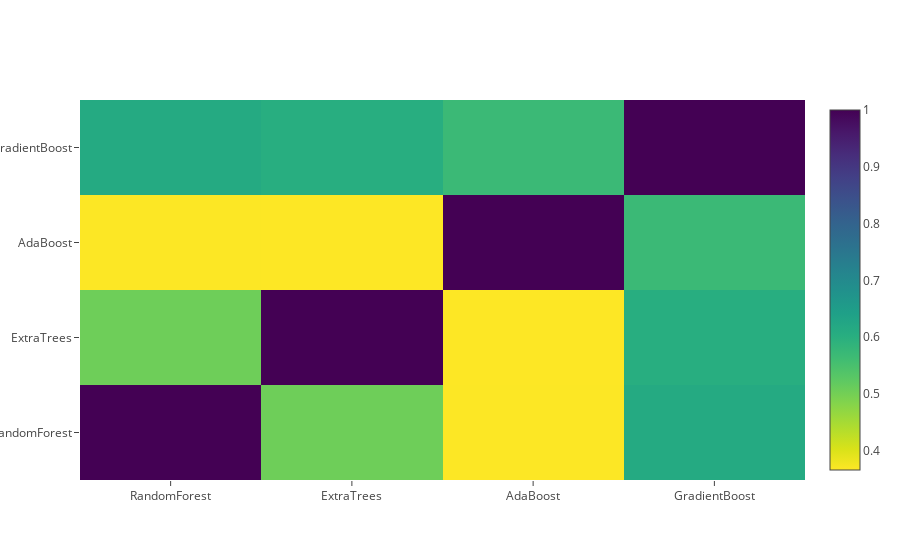

The notebook cell saved with this chart:
### Code cell
data = [
    go.Heatmap(
        z= base_predictions_train.astype(float).corr().values ,
        x=base_predictions_train.columns.values,
        y= base_predictions_train.columns.values,
          colorscale='Viridis',
            showscale=True,
            reversescale = True
    )
]
py.iplot(data, filename='labelled-heatmap')

### Figure 1 — Plotly figure (JSON) as saved in the notebook; plotly's stock layout.template omitted (floating-point values rounded to 4 significant figures)
{"data": [{"colorscale": "Viridis", "reversescale": true, "showscale": true, "type": "heatmap", "uid": "dcf5ffe9-67af-4564-a0b3-36fe73857ee3", "x": ["RandomForest", "ExtraTrees", "AdaBoost", "GradientBoost"], "y": ["RandomForest", "ExtraTrees", "AdaBoost", "GradientBoost"], "z": [[1, 0.5063, 0.3675, 0.6138], [0.5063, 1, 0.366, 0.6024], [0.3675, 0.366, 1, 0.5701], [0.6138, 0.6024, 0.5701, 1]]}], "layout": {}}
